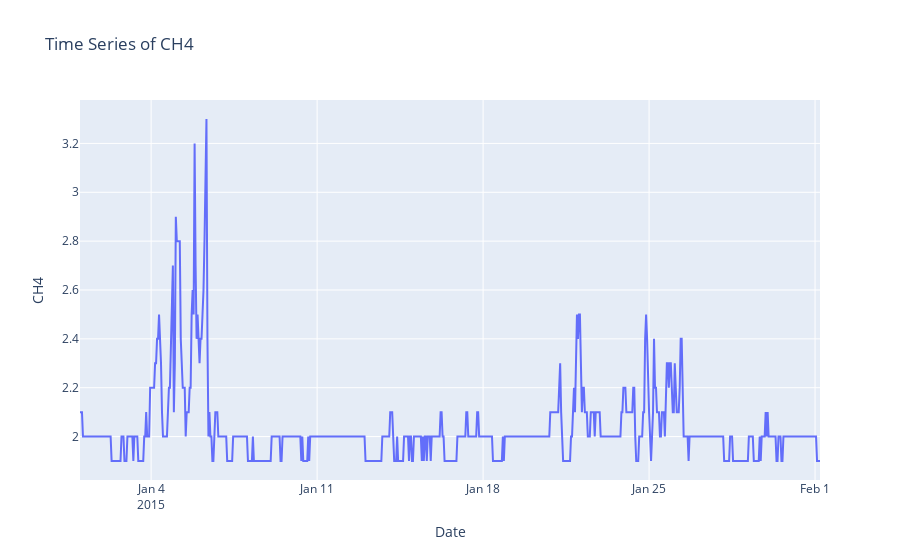

Notebook code for this chart:
### Code cell
diag=px.line(x=dtfr['time'].head(750),y=dtfr['CH4'].head(750),labels={'x':'Date','y':'CH4'},title='Time Series of CH4')
diag.show()

### Figure 1 — Plotly figure (JSON) as saved in the notebook; plotly's stock layout.template omitted (floating-point values rounded to 4 significant figures; data arrays with more than 128 entries replaced by an {"elided": "..."} marker saying what was removed)
{"data": [{"hovertemplate": "Date=%{x}<br>CH4=%{y}<extra></extra>", "legendgroup": "", "line": {"color": "#636efa", "dash": "solid"}, "marker": {"symbol": "circle"}, "mode": "lines", "name": "", "orientation": "v", "showlegend": false, "type": "scatter", "x": {"elided": "750 str values"}, "xaxis": "x", "y": {"elided": "750 float values"}, "yaxis": "y"}], "layout": {"legend": {"tracegroupgap": 0}, "title": {"text": "Time Series of CH4"}, "xaxis": {"anchor": "y", "domain": [0, 1], "title": {"text": "Date"}}, "yaxis": {"anchor": "x", "domain": [0, 1], "title": {"text": "CH4"}}}}
